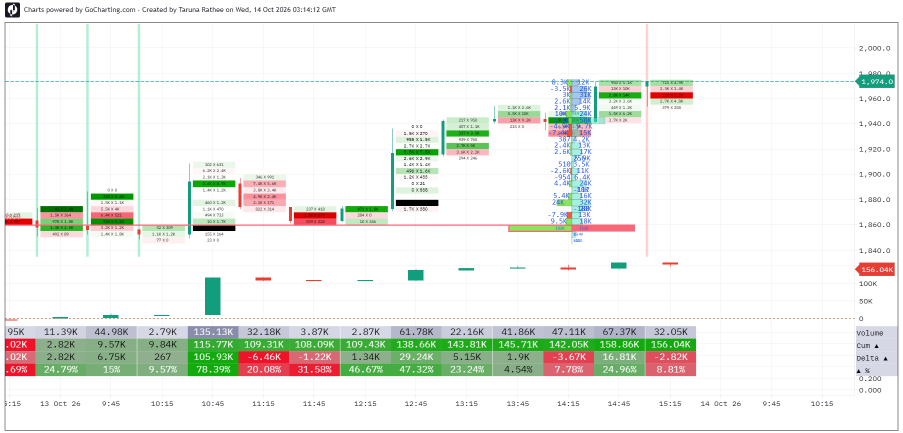
#> input picture tests/data/black_solid_poc.png, 1806 x 866 px, given in place of shot1.png, which was not available (shown at 1/2 size)
$ python build_table_glyphs.py
#> lines starting #> are read from the running program, lines starting #| are printed output that depends on the picture; after the words box and inside, x2 and y2 are one past the last pixel; in counts of white or black regions, pixels touching at a corner belong together; pictures that were not available may be replaced by others from this repository, and a replacement may not be noted
### src/orderflow/calibrate.py
"""Per-image calibration: locate the Volume/Delta/Cum table and the bar columns.

Screenshots share one layout but differ in pixel dimensions, so geometry is
measured from each image instead of being hard-coded.
"""
from __future__ import annotations

from dataclasses import dataclass

import numpy as np

WHITE_THRESHOLD = 235  # a pixel with min(B, G, R) below this is "ink"
RIGHT_STRIP = 110  # right-hand label strip excluded when scanning rows
MIN_TABLE_HEIGHT = 40
TABLE_ROW_HEIGHTS = (20.3, 25.0)  # px per table row in the two font sizes seen (3 rows: 61 or 75 px; 4 rows: 81 px)


def count_table_rows(height: int) -> int:
    """3 (Volume, Delta, Cum) or 4 (+ Delta %): whichever gives a known row height."""
    return min((3, 4), key=lambda n: min(abs(height / n - h) for h in TABLE_ROW_HEIGHTS))
MIN_PITCH, MAX_PITCH = 60, 320
CLIP_MARGIN = 20  # table starting this close to the image's left edge is clipped


@dataclass(frozen=True)
class TableGeometry:
    y_top: int
    y_bottom: int  # inclusive
    col_edges: tuple[int, ...]  # x of each column boundary, left to right
    pitch: float  # nominal column width in px
    first_clipped: bool  # leftmost column is cut by the image edge
    n_rows: int = 3  # Volume, Delta, Cum (+ a Delta % row when the chart shows it)

    @property
    def n_cols(self) -> int:
        return len(self.col_edges) - 1

    @property
    def x_left(self) -> int:
        return self.col_edges[0]

    @property
    def x_right(self) -> int:
        return self.col_edges[-1] - 1

    @property
    def row_height(self) -> float:
        return (self.y_bottom - self.y_top + 1) / self.n_rows

    def row_y(self, row: int) -> tuple[int, int]:
        """Pixel y-range [start, end) of table row 0 (volume), 1 (delta), 2 (cum), 3 (delta %)."""
        h = self.row_height
        return round(self.y_top + row * h), round(self.y_top + (row + 1) * h)

    def col_x(self, col: int) -> tuple[int, int]:
        """Pixel x-range [start, end) of bar column `col` (the first may be clipped)."""
        return self.col_edges[col], self.col_edges[col + 1]


def _contiguous(ys: list[int]) -> list[tuple[int, int]]:
    groups, start, prev = [], ys[0], ys[0]
    for y in ys[1:]:
        if y != prev + 1:
            groups.append((start, prev))
            start = y
        prev = y
    groups.append((start, prev))
    return groups


def find_table_rows(img: np.ndarray) -> tuple[int, int]:
    """Return the (top, bottom) pixel rows of the three-row summary table."""
    h, w = img.shape[:2]
    ink = img.min(axis=2) < WHITE_THRESHOLD
    score = ink[:, 15 : w - RIGHT_STRIP].sum(axis=1)
    rows = [y for y in range(h // 2, h - 20) if score[y] > 0.18 * w]
    if not rows:
        raise ValueError("summary table not found")
    blocks = [b for b in _contiguous(rows) if b[1] - b[0] + 1 >= MIN_TABLE_HEIGHT]
    if not blocks:
        raise ValueError("summary table not found")
    return blocks[-1]  # the table is the lowest dense block (dense footprint cells can form taller ones above it)


def _x_extent(img: np.ndarray, y0: int, y1: int) -> tuple[int, int]:
    w = img.shape[1]
    ink = (img[y0 : y1 + 1, : w - RIGHT_STRIP].min(axis=2) < WHITE_THRESHOLD).mean(axis=0)
    xs = np.where(ink > 0.5)[0]
    xs = xs[xs > 15]
    return int(xs.min()), int(xs.max())


def _boundary_candidates(img: np.ndarray, y0: int, y1: int, x0: int, x1: int, n_rows: int = 3) -> np.ndarray:
    """x positions where the flat cell colour changes in the text-free top margin of a row."""
    h = (y1 - y0 + 1) / n_rows
    found: list[int] = []
    for r in range(n_rows):
        y = round(y0 + r * h) + 2  # margin above the glyphs
        line = img[y, x0 : x1 + 2].astype(int)
        jump = np.abs(np.diff(line, axis=0)).sum(axis=1)
        found.extend((np.where(jump > 12)[0] + 1 + x0).tolist())
    # a colour transition spans 1-3 px; merge each cluster to its mean position
    clusters: list[list[int]] = []
    for x in sorted(set(found)):
        if clusters and x - clusters[-1][-1] <= 3:
            clusters[-1].append(x)
        else:
            clusters.append([x])
    return np.array([np.mean(c) for c in clusters], dtype=float)


def _fit_pitch(bounds: np.ndarray) -> float:
    """Largest pitch p such that every boundary sits near bounds[0] + k*p."""
    for p in np.arange(MAX_PITCH, MIN_PITCH - 0.01, -0.25):
        err = np.abs((bounds - bounds[0]) / p - np.round((bounds - bounds[0]) / p)) * p
        if err.max() < 2.0:
            return float(p)
    raise ValueError("could not fit column pitch")


def calibrate_table(img: np.ndarray) -> TableGeometry:
    y0, y1 = find_table_rows(img)
    x0, x1 = _x_extent(img, y0, y1)
    clipped = x0 <= CLIP_MARGIN  # table runs off the left edge of the image
    n_rows = count_table_rows(y1 - y0 + 1)
    inner = _boundary_candidates(img, y0, y1, x0, x1, n_rows)
    inner = inner[(inner > x0 + 20) & (inner < x1 - 20)]
    anchors = np.concatenate([[] if clipped else [x0], inner, [x1 + 1]])
    if len(anchors) < 2:
        raise ValueError("could not fit column pitch")
    pitch = _fit_pitch(anchors)
    origin = anchors[0]
    ks = np.arange(-int(np.ceil((origin - x0) / pitch)), int((x1 + 1 - origin) / pitch + 0.5) + 1)
    edges = [int(round(origin + k * pitch)) for k in ks if x0 + 20 < origin + k * pitch < x1 - 20]
    return TableGeometry(y0, y1, tuple([x0, *edges, x1 + 1]), pitch, clipped, n_rows)

### src/orderflow/table.py
"""Summary table (Volume / Delta / Cum rows) reader.

Cells are flat colours; the text is white on saturated cells and dark on light ones, so
ink is "far from the cell's own background colour".
"""
from __future__ import annotations

import re
from dataclasses import dataclass
from pathlib import Path

import cv2
import numpy as np

from .calibrate import TableGeometry
from .cells import Glyph, GlyphClassifier, glyph_features, segment_glyphs

ROW_NAMES = ("volume", "delta", "cum")
_PCT = re.compile(r"^(\d+(?:\.\d+)?)%$")
INK_DIST = 90  # L1 colour distance from the background that counts as ink
X_INSET = 3  # px trimmed from each side of a cell (column separators)
MIN_GLYPH_H = 8
_NUM = re.compile(r"^(-?\d+(?:\.\d+)?)([KM]?)$")
_SCALE = {"": 1.0, "K": 1e3, "M": 1e6}


def parse_signed(text: str) -> float | None:
    m = _NUM.match(text)
    return None if not m else float(m.group(1)) * _SCALE[m.group(2)]


def _cell_box(table: TableGeometry, row: int, col: int) -> tuple[int, int, int, int]:
    y0, y1 = table.row_y(row)
    x0, x1 = table.col_x(col)
    return y0 + 1, y1 - 1, x0 + X_INSET, x1 - X_INSET


def cell_ink(img: np.ndarray, table: TableGeometry, row: int, col: int) -> tuple[np.ndarray, np.ndarray]:
    """(bool ink mask, soft coverage 0..1) of one table cell."""
    y0, y1, x0, x1 = _cell_box(table, row, col)
    crop = img[y0:y1, x0:x1].astype(np.int32)
    flat = (crop >> 3).reshape(-1, 3)
    vals, counts = np.unique(flat, axis=0, return_counts=True)
    bg = vals[counts.argmax()] * 8 + 4
    dist = np.abs(crop - bg).sum(axis=2).astype(np.float32)
    ink = dist > INK_DIST
    soft = np.clip(dist / max(float(dist.max()), 1.0), 0.0, 1.0)
    return ink, np.where(ink, soft, 0.0).astype(np.float32)


def table_glyph_height(img: np.ndarray, table: TableGeometry) -> int:
    heights: list[int] = []
    for row in range(3):
        for col in range(table.n_cols):
            ink, _ = cell_ink(img, table, row, col)
            _, _, stats, _ = cv2.connectedComponentsWithStats(ink.astype(np.uint8), connectivity=8)
            heights += [int(s[3]) for s in stats[1:] if s[3] >= MIN_GLYPH_H]
    return int(np.bincount(heights).argmax())


def estimate_advance(img: np.ndarray, table: TableGeometry, glyph_h: float) -> float:
    """The monospace character advance, from the spacing of neighbouring digits in the Volume row
    (dark text on a pale fill, which does not break apart): the left edges of tall glyphs that sit
    next to each other are one advance apart (two when a period lies between them)."""
    diffs: list[float] = []
    for col in range(table.n_cols):
        if table.first_clipped and col == 0:
            continue
        ink, _ = cell_ink(img, table, 0, col)
        _, _, stats, _ = cv2.connectedComponentsWithStats(ink.astype(np.uint8), connectivity=8)
        tall = sorted(int(x) for x, y, w, h, area in stats[1:] if h >= 0.8 * glyph_h and w >= 3)
        diffs += [b - a for a, b in zip(tall, tall[1:])]
    d = np.array([x for x in diffs if 0.5 * glyph_h <= x <= 2.6 * glyph_h], float)
    if len(d) < 5:
        return float(0.9 * glyph_h)
    base = np.percentile(d, 20)
    near = d[(d >= 0.85 * base) & (d <= 1.15 * base)]
    return float(np.median(near))


def _slot_glyphs(ink: np.ndarray, soft: np.ndarray, advance: float) -> list[Glyph]:
    """Cut a cell's text into equal character slots (monospace font): immune to strokes that
    break apart or touch, which defeats connected-component segmentation on thin white text."""
    cols = np.where(ink.any(axis=0))[0]
    if len(cols) == 0:
        return []
    a, b = int(cols.min()), int(cols.max()) + 1
    n = max(int(round((b - a + 1.0) / advance)), 1)
    start = (a + b) / 2 - n * advance / 2
    rows = np.where(ink.any(axis=1))[0]
    band_top = int(rows.min())
    out = []
    for i in range(n):
        x0, x1 = int(round(start + i * advance)), int(round(start + (i + 1) * advance))
        x0, x1 = max(x0, 0), min(x1, ink.shape[1])
        sub = ink[:, x0:x1]
        r = np.where(sub.any(axis=1))[0]
        c = np.where(sub.any(axis=0))[0]
        if len(r) == 0:
            continue
        y0, y1, xa, xb = int(r.min()), int(r.max()) + 1, int(c.min()), int(c.max()) + 1
        mask = sub[y0:y1, xa:xb]
        out.append(Glyph(x0 + xa, y0, xb - xa, y1 - y0, "black", mask, soft[y0:y1, x0 + xa : x0 + xb] * mask, float(y0 - band_top)))
    return out


def cell_glyphs(img: np.ndarray, table: TableGeometry, row: int, col: int, glyph_h: float,
                advance: float | None = None) -> list[Glyph]:
    ink, soft = cell_ink(img, table, row, col)
    if advance:
        return _slot_glyphs(ink, soft, advance)
    zeros = np.zeros_like(ink)
    return segment_glyphs({"black": ink, "red": zeros, "blue": zeros}, table.pitch, glyph_h, soft)


@dataclass(frozen=True)
class TableCell:
    raw: str
    value: float | None
    confidence: float


@dataclass(frozen=True)
class TableColumn:
    volume: TableCell
    delta: TableCell
    cum: TableCell
    clipped: bool  # the column is cut by the image edge; its text is unreliable
    delta_pct: TableCell | None = None  # the optional 4th row, delta / volume in percent (signed like the delta)


# [30 lines left out: function read_table, not called in this run]


def load_table_classifier() -> GlyphClassifier:
    data = np.load(Path(__file__).parent / "data" / "table_glyphs.npz", allow_pickle=False)
    return GlyphClassifier(data["features"], data["labels"])

### src/orderflow/cells.py
"""Footprint cell text: locate cells, build a text-ink mask, segment glyphs.

Text is black, or red/blue on orange imbalance cells (red = sell-side bid, blue =
buy-side ask). The ink test therefore depends on the cell's background colour.
"""
from __future__ import annotations

import re
from dataclasses import dataclass
from pathlib import Path

import cv2
import numpy as np

from .calibrate import TableGeometry
from .rows import RowGrid

DARK_RATIO = 0.8  # black text: value below this fraction of the surrounding (closed) value
BLACKHAT_MIN = 45  # and at least this much darker than it
ORANGE_H = (16, 23)  # OpenCV hue of the orange imbalance fill (the POC border ring is hue ~12)


@dataclass(frozen=True)
class CellRect:
    col: int
    row: int  # row index in the RowGrid
    x0: int
    x1: int  # exclusive
    y0: int
    y1: int  # exclusive


# [4 lines left out: function cell_rect, not called in this run]


def _is_orange(hsv_px: np.ndarray) -> np.ndarray:
    h, s, v = hsv_px[..., 0], hsv_px[..., 1], hsv_px[..., 2]
    return (h >= ORANGE_H[0]) & (h <= ORANGE_H[1]) & (s > 150) & (v > 180)


# [45 lines left out: functions ink_masks, soft_ink_map, not called in this run]


@dataclass(frozen=True)
class Glyph:
    x0: int  # cell-local bbox
    y0: int
    w: int
    h: int
    color: str  # dominant ink colour: black | red | blue
    mask: np.ndarray  # bool, bbox-shaped
    soft: np.ndarray | None = None  # float 0..1 ink coverage, bbox-shaped
    rel_y: float = 0.0  # glyph top below the text line's top, in px (separates '.' from '-')


TYPICAL_W = 0.8  # digit width as a fraction of digit height (typical across the shots)


# [149 lines left out: functions _longest_run, _remove_non_text, _keep_text_band, _column_runs, _merge_close_runs, _peel_dot and 3 more, not called in this run]


DOT_GAP = 0.9  # max gap between a period and its neighbours, as a fraction of glyph height


# [24 lines left out: function _drop_strays, not called in this run]


END_GAP = 2.0  # glyphs this many glyph-heights away from the main text are candle remnants


# [8 lines left out: function _drop_far_ends, not called in this run]


FEAT_H, FEAT_W = 14, 10
EXTRA_WEIGHT = 6.0  # weight of size/position features against the 140 shape values


# [9 lines left out: function estimate_glyph_height, not called in this run]


def glyph_features(glyph: Glyph, glyph_h: float) -> np.ndarray:
    """Size-normalised shape vector: resized bbox plus width and height relative to a digit."""
    source = glyph.mask.astype(np.float32) if glyph.soft is None else glyph.soft
    shape = cv2.resize(source, (FEAT_W, FEAT_H), interpolation=cv2.INTER_AREA)
    extra = np.array(
        [glyph.w / glyph_h * EXTRA_WEIGHT, glyph.h / glyph_h * EXTRA_WEIGHT, glyph.rel_y / glyph_h * EXTRA_WEIGHT], dtype=np.float32
    )
    return np.concatenate([shape.ravel(), extra])


CONFUSABLE = {  # digit pairs that read alike at 7-10 px; the first guess is often the wrong one of these
    "3": "8 5", "8": "3 0 6 9 5", "0": "8", "6": "5 8", "5": "6 3 8", "9": "8", "7": "2 1", "2": "7", "1": "7 4", "4": "1",
}


class GlyphClassifier:
    """k-nearest-neighbour classifier over size-normalised glyph shapes."""

    def __init__(self, features: np.ndarray, labels: np.ndarray, k: int = 3):
        self.features, self.labels, self.k = features, labels, k

    # [35 lines left out: functions load, alternatives, label_distance, classify, not called in this run]


@dataclass(frozen=True)
class CellText:
    raw: str  # classified characters, e.g. "3.5KX20K"
    bid: float | None  # volume (rounded as displayed: 3.5K -> 3500.0)
    ask: float | None
    sell_imbalance: bool  # bid drawn in red
    buy_imbalance: bool  # ask drawn in blue
    ellipsis: bool  # chart printed "..." (cell too small for text)
    confidence: float  # 0..1; low when glyphs matched poorly or the text did not parse
    bid_tol: float = 0.0  # half the last displayed digit: 3.5K is +-50, 326 is +-0.5
    ask_tol: float = 0.0
    inferred: bool = False  # solved from the chart's totals because the text was unreadable
    corrected_from: str = ""  # raw text before a single-glyph correction by the checksums (else empty)


_NUM = re.compile(r"^(\d+(?:\.\d+)?)([KM]?)$")
_SCALE = {"": 1.0, "K": 1e3, "M": 1e6}
GOOD_DIST = 2.0  # nearest-neighbour distance at which a glyph is considered a clean match


# [31 lines left out: functions display_tolerance, parse_number, _read, _try_parse, not called in this run]


REPAIR_PENALTY = 0.7  # confidence factor when a stray end glyph had to be dropped


# [37 lines left out: function parse_cell, not called in this run]

### scripts/build_table_glyphs.py
"""Build the table-glyph training set from tests/data/table_truth.json (exact labels only)."""
import json
from pathlib import Path

import cv2
import numpy as np

from orderflow.calibrate import calibrate_table
from orderflow.cells import glyph_features
from orderflow.table import ROW_NAMES, cell_glyphs, estimate_advance, table_glyph_height

ROOT = Path(__file__).resolve().parents[1]
DATA = ROOT / "tests" / "data"
truth = json.loads((DATA / "table_truth.json").read_text())
#> (reads tests/data/table_truth.json from the repository)
features, labels, shots = [], [], []
for shot, rows in sorted(truth.items()):
    if "/" in shot:  # an uploaded shot: "shots/NAME_06-10-26"
        img = cv2.imread(str(ROOT / f"{shot}.png"))
    else:
        img = cv2.imread(str(DATA / (f"shot{shot}.png" if shot.isdigit() else f"{shot}.png")))
#> img is the input picture: shape (866, 1806, 3); mean B, G, R 234.3, 239.1, 236.7
    table = calibrate_table(img)
#> in find_table_rows, `ink = img.min(axis=2) < WHITE_THRESHOLD`:
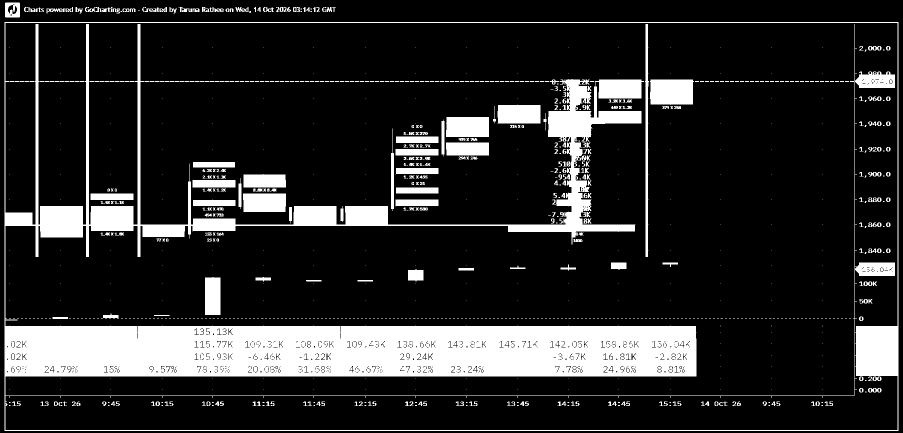
#> ink: shape (866, 1806) bool (shown at 1/2 size); 17.3% white; 965 white regions (657 under 20 px), largest, box (x1, y1, x2, y2) and area: (9, 44, 1797, 862) 214995, (1300, 159, 1388, 210) 4271, (892, 234, 978, 274) 3415
#> in find_table_rows, `score = ink[:, 15 : w - RIGHT_STRIP].sum(axis=1)`: score = 866 values, max 1681 at index 44, min 0 at index 0, mean 288.6
#> in find_table_rows, `rows = [y for y in range(h // 2, h - 20) if score[y] > 0.18 * w]`: rows = 137 values from 433 to 811
#> in _contiguous, `groups, start, prev = [], ys[0], ys[0]`: groups = []; start = 433
#> the loop in _contiguous, `for y in ys[1:]:` made 136 passes
#> (y, start, prev) on passes 31 to 32: (636, 636, 636), (652, 652, 652)
#> after the loop in _contiguous, `for y in ys[1:]:`: groups = [(433, 463), (636, 636), (652, 752), (791, 791), (804, 805)]
#> in find_table_rows, `blocks = [b for b in _contiguous(rows) if b[1] - b[0] + 1 >= MIN_TABLE..`: blocks = [(652, 752)]
#> in calibrate_table, `y0, y1 = find_table_rows(img)`: y0 = 652; y1 = 752
#> in _x_extent, `ink = (img[y0 : y1 + 1, : w - RIGHT_STRIP].min(axis=2) < WHITE_THRESHO..`: ink = 1696 values, max 1 at index 9, min 0 at index 0, mean 0.791
#> in _x_extent, `xs = np.where(ink > 0.5)[0]`: xs = 1384 values from 9 to 1392
#> in _x_extent, `xs = xs[xs > 15]`: xs = 1377 values from 16 to 1392
#> in calibrate_table, `x0, x1 = _x_extent(img, y0, y1)`: x0 = 16; x1 = 1392
#> in calibrate_table, `clipped = x0 <= CLIP_MARGIN`: clipped = True
#> in calibrate_table, `n_rows = count_table_rows(y1 - y0 + 1)`: n_rows = 4
#> in _boundary_candidates, `h = (y1 - y0 + 1) / n_rows`: h = 25.25
#> the loop in _boundary_candidates, `for r in range(n_rows):` made 4 passes
#> y on passes 1 to 4: 654, 679, 704, 730
#> after the loop in _boundary_candidates, `for r in range(n_rows):`: found = 105 values, max 1393 at index 22, min 70 at index 23, mean 774.2
#> the loop in _boundary_candidates, `for x in sorted(set(found)):` made 30 passes
#> x on passes 1 to 4: 70, 71, 172, 273
#> after the loop in _boundary_candidates, `for x in sorted(set(found)):`: clusters = [[70, 71], [172], [273, 274, 275], [375, 376], [476, 477], [578, 579], [679, 680, 681], [782], [883, 884], [984, 985, 986], [1086, 1087], [1188, 1189], [1289, 1290, 1291], [1392, 1393]]
#> in calibrate_table, `inner = _boundary_candidates(img, y0, y1, x0, x1, n_rows)`: inner = [70.5, 172, 274, 375.5, 476.5, 578.5, 680, 782, 883.5, 985, 1086.5, 1188.5, 1290, 1392.5]
#> in calibrate_table, `inner = inner[(inner > x0 + 20) & (inner < x1 - 20)]`: inner = [70.5, 172, 274, 375.5, 476.5, 578.5, 680, 782, 883.5, 985, 1086.5, 1188.5, 1290]
#> in calibrate_table, `anchors = np.concatenate([[] if clipped else [x0], inner, [x1 + 1]])`: anchors = [70.5, 172, 274, 375.5, 476.5, 578.5, 680, 782, 883.5, 985, 1086.5, 1188.5, 1290, 1393]
#> the loop in _fit_pitch, `for p in np.arange(MAX_PITCH, MIN_PITCH - 0.01, -0.25):` made 874 passes
#> p on passes 1 to 3: 320, 319.8, 319.5
#> in calibrate_table, `pitch = _fit_pitch(anchors)`: pitch = 101.8
#> in calibrate_table, `origin = anchors[0]`: origin = 70.5
#> in calibrate_table, `ks = np.arange(-int(np.ceil((origin - x0) / pitch)), int((x1 + 1 - ori..`: ks = [-1, 0, 1, 2, 3, 4, 5, 6, 7, 8, 9, 10, 11, 12, 13]
#> in calibrate_table, `edges = [int(round(origin + k * pitch)) for k in ks if x0 + 20 < origi..`: edges = [70, 172, 274, 376, 478, 579, 681, 783, 884, 986, 1088, 1190, 1292]
    gh = table_glyph_height(img, table)
#> the loop in table_glyph_height, `for row in range(3):` made 3 passes
#> pass 1, in cell_ink, `crop = img[y0:y1, x0:x1].astype(np.int32)`:
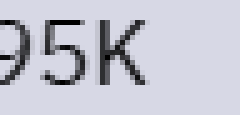
#> crop: shape (23, 48, 3) int32 (shown 5 times larger); mean B, G, R 207.9, 196.1, 195.2
#> pass 1, in cell_ink, `ink = dist > INK_DIST`:
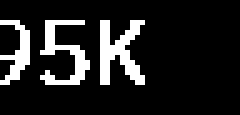
#> ink: shape (23, 48) bool (shown 5 times larger); 13.9% white in thin lines or dots, all inside (x1, y1, x2, y2) = (0, 4, 29, 17)
#> after the loop in table_glyph_height, `for row in range(3):`: heights = 190 values from 13 to 13
#> gh = 13
    adv = estimate_advance(img, table, gh)
#> the loop in estimate_advance, `for col in range(table.n_cols):` made 14 passes
#> (bg in cell_ink, tall) on passes 5 to 8: ([172, 140, 140], [9, 20, 32, 54, 65, 77]), ([220, 196, 196], [14, 25, 48, 59, 71]), ([228, 212, 212], [20, 42, 53, 65]), ([228, 220, 212], [20, 42, 54, 66])
#> pass 2, in cell_ink (call 43), `crop = img[y0:y1, x0:x1].astype(np.int32)`:
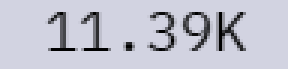
#> crop: shape (23, 96, 3) int32 (shown 3 times larger); mean B, G, R 206.8, 193.9, 193
#> pass 2, in cell_ink (call 43), `ink = dist > INK_DIST`:
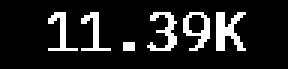
#> ink: shape (23, 96) bool (shown 3 times larger); 12.8% white in thin lines or dots, all inside (x1, y1, x2, y2) = (16, 4, 82, 17)
#> after the loop in estimate_advance, `for col in range(table.n_cols):`: diffs = 50 values, max 23 at index 5, min 11 at index 0, mean 14.36
#> in estimate_advance, `d = np.array([x for x in diffs if 0.5 * glyph_h <= x <= 2.6 * glyph_h]..`: d has the same summary as diffs
#> in estimate_advance, `base = np.percentile(d, 20)`: base = 11
#> in estimate_advance, `near = d[(d >= 0.85 * base) & (d <= 1.15 * base)]`: near = 37 values, max 12 at index 1, min 11 at index 0, mean 11.49
#> adv = 11
    used = skipped = 0
    for r, name in enumerate(ROW_NAMES + ("delta_pct",)):
        for col, text in enumerate(rows.get(name, [])):
            if text is None:
                continue
            glyphs = cell_glyphs(img, table, r, col, gh, adv)
            if len(glyphs) != len(text):
                skipped += 1
                print(f"shot {shot} {name}[{col}] '{text}': {len(glyphs)} glyphs - skipped")
                continue
            used += 1
            for g, ch in zip(glyphs, text):
                features.append(glyph_features(g, gh))
                labels.append(ch)
                shots.append(int(shot) if shot.isdigit() else (100 + int(shot.replace('split', '')) if shot.startswith('split') else 200))
#> this loop made 4 passes
#> pass 1, in cell_ink (call 58), `crop = img[y0:y1, x0:x1].astype(np.int32)`:
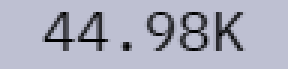
#> crop: shape (23, 96, 3) int32 (shown 3 times larger); mean B, G, R 190.7, 174.4, 172.6
#> pass 1, in cell_ink (call 58), `dist = np.abs(crop - bg).sum(axis=2).astype(np.float32)`:
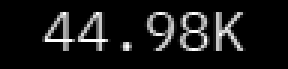
#> dist: shape (23, 96) float32 (shown 3 times larger); min 8, max 596, mean 61.5; drawn with min black and max white
    print(f"{shot}: glyph height {gh}, {used} cells used, {skipped} skipped")
#| 1: glyph height 13, 10 cells used, 29 skipped
#> (the run stopped early here; a loop or call above may not have finished)
